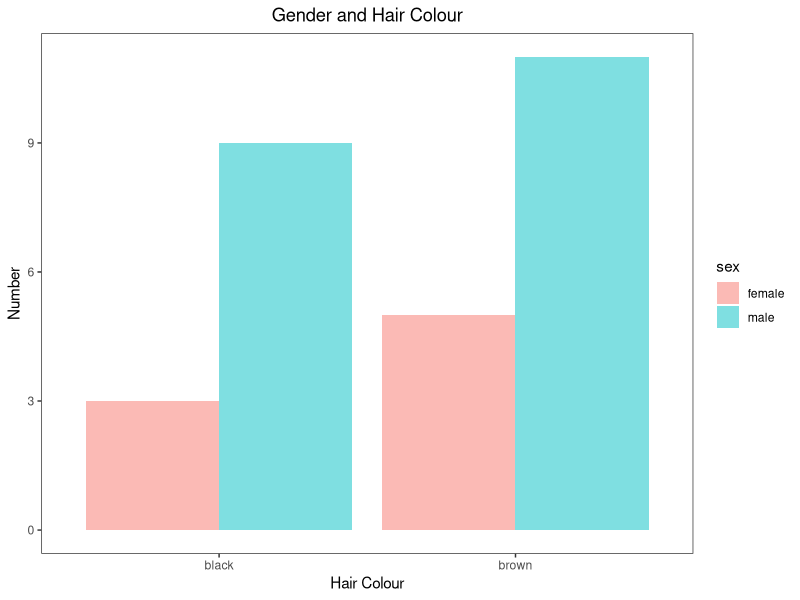
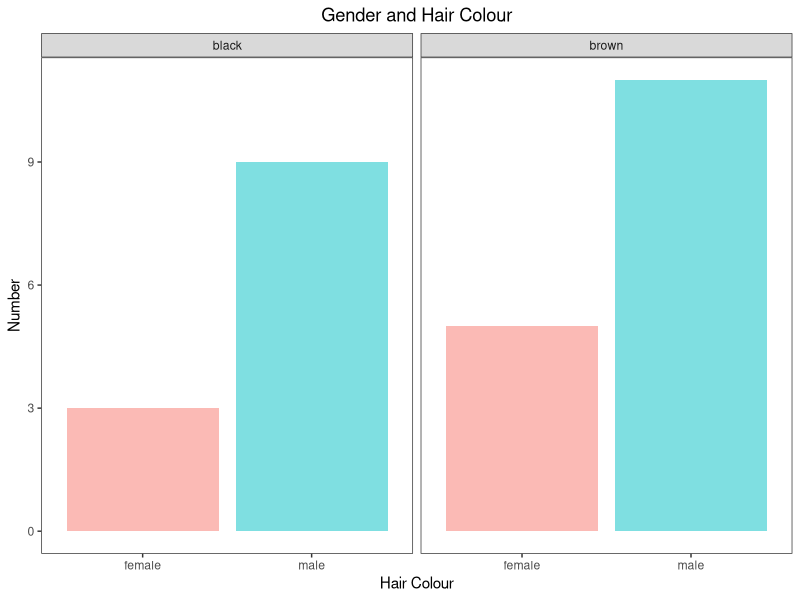
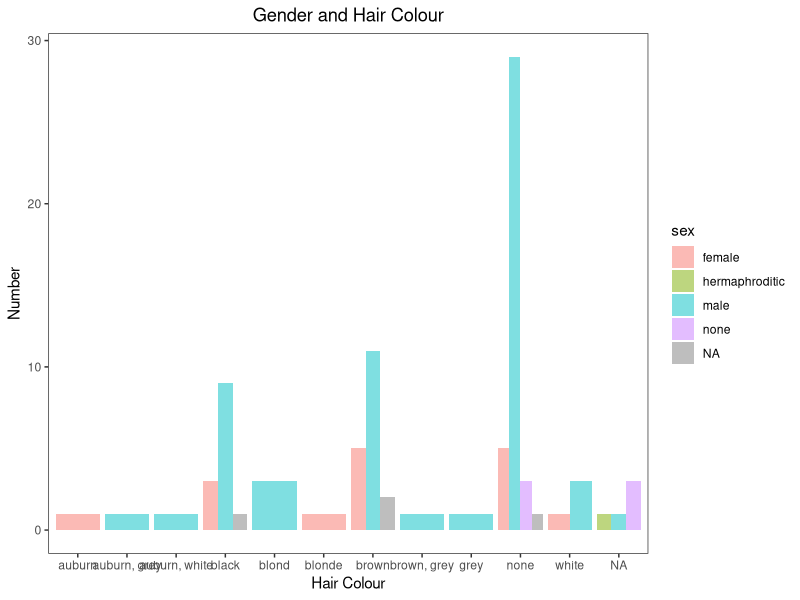
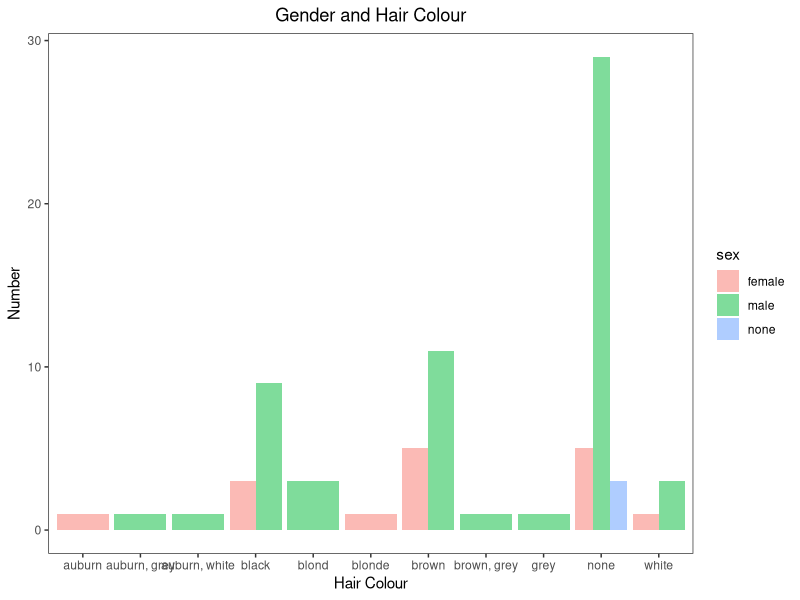
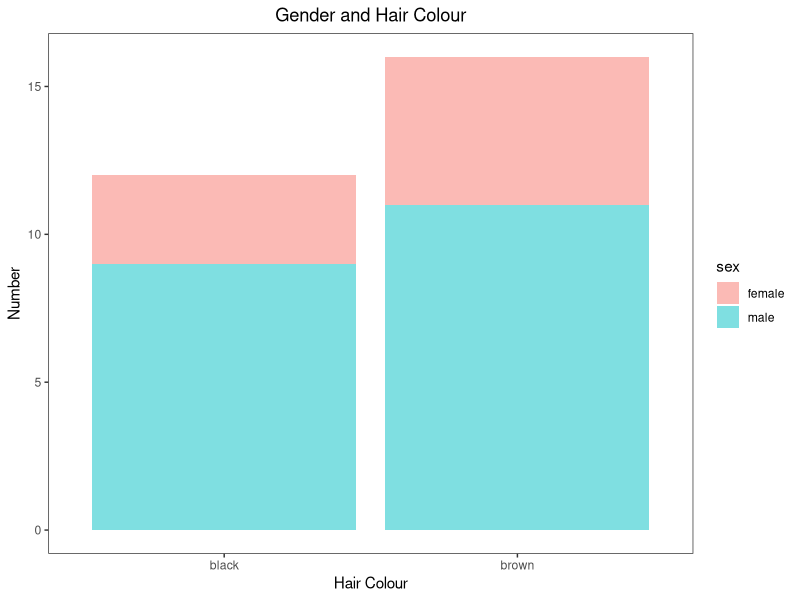
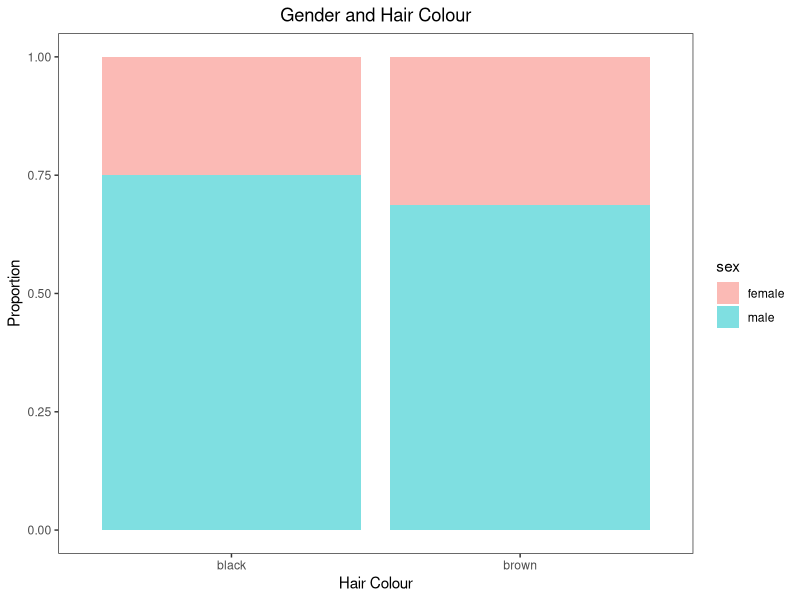
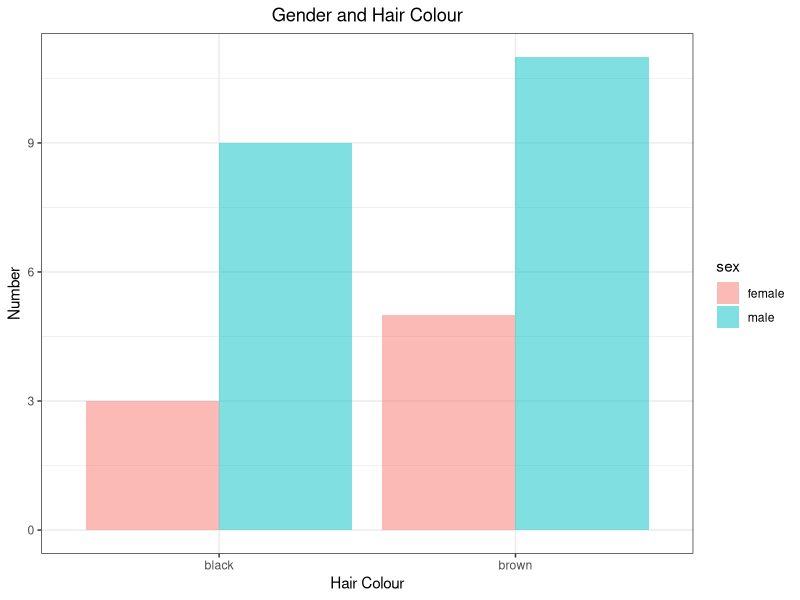
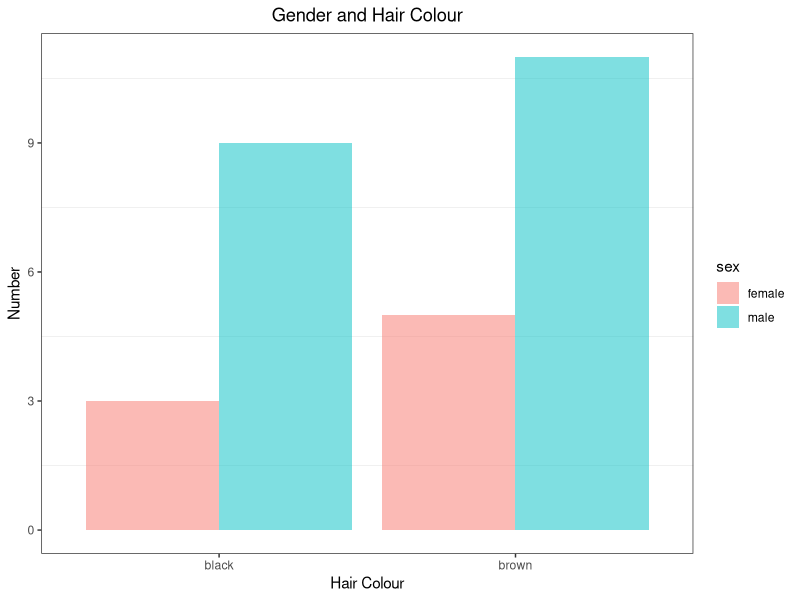

Write R code to recreate these figures, in order.
library(tidyverse)

names(starwars)

###############################################################################
starwars %>% 
  filter(hair_color == "black" | hair_color == "brown") %>% 
  drop_na(sex) %>% 
  ggplot(aes(hair_color, fill = sex)) +
  geom_bar(position = "dodge", alpha = 0.5)+
  theme_bw()+
  theme(panel.grid.major = element_blank(),
        panel.grid.minor = element_blank(),
        plot.title = element_text(hjust = 0.5))+
  labs(title = 'Gender and Hair Colour',
       x = "Hair Colour", y = 'Number')


starwars %>% 
  filter(hair_color %in% c('black', 'brown')) %>% 
  drop_na(sex) %>% 
  ggplot(aes(sex))+
  geom_bar(aes(fill = sex), alpha = 0.5)+
  facet_wrap(~hair_color)+
  theme_bw()+
  theme(panel.grid.major = element_blank(),
        panel.grid.minor = element_blank(),
        plot.title = element_text(hjust = 0.5),
        legend.position = "none" )+
  labs(title = "Gender and Hair Colour",
       x = 'Hair Colour', y = "Number")
################################################################################

starwars %>% 
  ggplot(aes(hair_color, fill = sex)) +
  geom_bar(position = "dodge", alpha = 0.5)+
  theme_bw()+
  theme(panel.grid.major = element_blank(),
        panel.grid.minor = element_blank(),
        plot.title = element_text(hjust = 0.5))+
  labs(title = 'Gender and Hair Colour',
       x = "Hair Colour", y = 'Number')

starwars %>% 
  drop_na(hair_color, gender) %>% 
  ggplot(aes(hair_color, fill = sex)) +
  geom_bar(position = "dodge", alpha = 0.5)+
  theme_bw()+
  theme(panel.grid.major = element_blank(),
        panel.grid.minor = element_blank(),
        plot.title = element_text(hjust = 0.5))+
  labs(title = 'Gender and Hair Colour',
       x = "Hair Colour", y = 'Number') 


starwars %>% 
  filter(hair_color == "black" | hair_color == "brown") %>% 
  drop_na(sex) %>% 
  ggplot(aes(hair_color, fill = sex)) +
  geom_bar(alpha = 0.5)+      ### bars corresponding to the count of each gender are on one another
  theme_bw()+
  theme(panel.grid.major = element_blank(),
        panel.grid.minor = element_blank(),
        plot.title = element_text(hjust = 0.5))+
  labs(title = 'Gender and Hair Colour',
       x = "Hair Colour", y = 'Number')

starwars %>% 
  filter(hair_color == "black" | hair_color == "brown") %>% 
  drop_na(sex) %>% 
  ggplot(aes(hair_color, fill = sex)) +
  geom_bar(position = "fill", alpha = 0.5)+      ### proportion (0 to 1) of gender along y axis
  theme_bw()+
  theme(panel.grid.major = element_blank(),
        panel.grid.minor = element_blank(),
        plot.title = element_text(hjust = 0.5))+
  labs(title = 'Gender and Hair Colour',
       x = "Hair Colour", y = 'Proportion')


starwars %>% 
  filter(hair_color == "black" | hair_color == "brown") %>% 
  drop_na(sex) %>% 
  ggplot(aes(hair_color, fill = sex)) +
  geom_bar(position = "dodge", alpha = 0.5)+
  theme_bw()+
  theme(plot.title = element_text(hjust = 0.5))+
  labs(title = 'Gender and Hair Colour',
       x = "Hair Colour", y = 'Number')

starwars %>% 
  filter(hair_color == "black" | hair_color == "brown") %>% 
  drop_na(sex) %>% 
  ggplot(aes(hair_color, fill = sex)) +
  geom_bar(position = "dodge", alpha = 0.5)+
  theme_bw()+
  theme(panel.grid.major = element_blank(),
        plot.title = element_text(hjust = 0.5))+
  labs(title = 'Gender and Hair Colour',
       x = "Hair Colour", y = 'Number')


starwars %>% 
  filter(hair_color == "black" | hair_color == "brown") %>% 
  drop_na(sex) %>% 
  ggplot(aes(hair_color, fill = sex)) +
  geom_bar(position = "dodge", alpha = 0.5)+
  theme_bw()+
  theme(panel.grid.minor = element_blank(),
        plot.title = element_text(hjust = 0.5))+
  labs(title = 'Gender and Hair Colour',
       x = "Hair Colour", y = 'Number')








